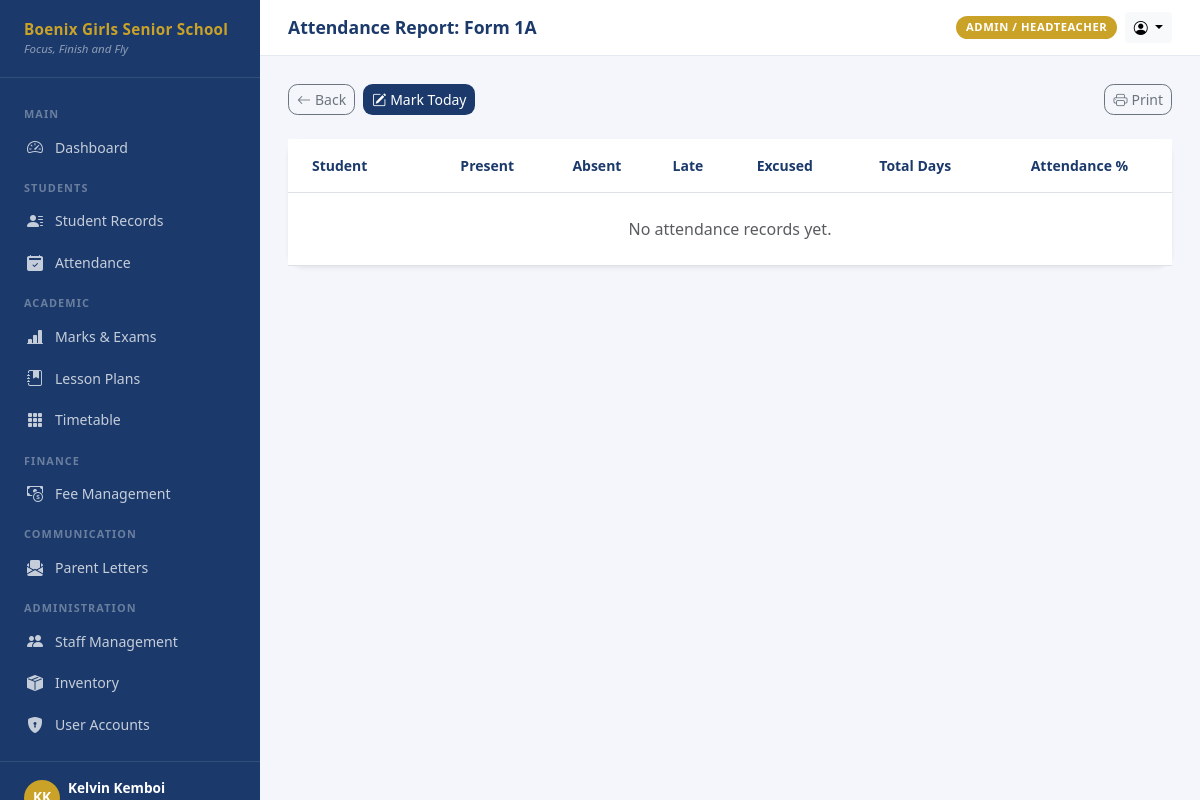
The app's page /attendance/1/report/ (signed in) with its own data.
### accounts/models.py (models this page shows, shortened)
class User(AbstractUser):
    ROLE_ADMIN = 'admin'
    ROLE_CLASS_TEACHER = 'class_teacher'
    ROLE_SUBJECT_TEACHER = 'subject_teacher'
    ROLE_PARENT = 'parent'
    ROLE_BURSAR = 'bursar'
    ROLE_AUDITOR = 'auditor'
    ROLE_CHOICES = [
        (ROLE_ADMIN, 'Admin / Headteacher'),
        (ROLE_CLASS_TEACHER, 'Class Teacher'),
        (ROLE_SUBJECT_TEACHER, 'Subject Teacher'),
        (ROLE_PARENT, 'Parent (View Only)'),
        (ROLE_BURSAR, 'Bursar / Accounts'),
        (ROLE_AUDITOR, 'Auditor'),
    ]
    role = models.CharField(
        max_length=20,
        choices=ROLE_CHOICES,
        default=ROLE_SUBJECT_TEACHER,
    )
    phone = models.CharField(max_length=20, blank=True)
    profile_photo = models.ImageField(upload_to='profiles/', blank=True, null=True)
    is_active = models.BooleanField(default=True)
    class_assigned = models.CharField(max_length=20, blank=True, help_text='e.g. Form 4A')
    class Meta:
        verbose_name = 'User'
        verbose_name_plural = 'Users'
        ordering = ['last_name', 'first_name']
    @property
    def is_admin(self):
        return self.role == self.ROLE_ADMIN or self.is_superuser
    @property
    def can_view_fees(self):
        return self.role in (self.ROLE_ADMIN, self.ROLE_BURSAR, self.ROLE_AUDITOR, self.ROLE_PARENT)
    @property
    def can_enter_marks(self):
        return self.role in (self.ROLE_ADMIN, self.ROLE_CLASS_TEACHER, self.ROLE_SUBJECT_TEACHER)

### students/models.py (models this page shows, shortened)
class ClassSection(models.Model):
    stream = models.ForeignKey(Stream, on_delete=models.CASCADE, related_name='sections')
    section = models.CharField(max_length=5)  # e.g. 'A', 'B', 'East'
    class_teacher = models.ForeignKey(
        'accounts.User',
        null=True, blank=True,
        on_delete=models.SET_NULL,
        related_name='class_sections',
        limit_choices_to={'role__in': ['class_teacher', 'admin']},
    )
    class Meta:
        unique_together = ['stream', 'section']
        ordering = ['stream__order', 'section']
    def __str__(self):
        return f'{self.stream.name}{self.section}'

class Stream(models.Model):
    name = models.CharField(max_length=20, unique=True)  # e.g. 'Form 4'
    label = models.CharField(max_length=40, blank=True)  # e.g. 'Form Four'
    order = models.PositiveSmallIntegerField(default=0)
    class Meta:
        ordering = ['order', 'name']

### attendance/views.py (the view)
# urls.py: path('<int:section_pk>/report/', views.attendance_report, name='report'),
@login_required
@teacher_required
def attendance_report(request, section_pk):
    section = get_object_or_404(ClassSection, pk=section_pk)
    students = Student.objects.filter(class_section=section, status='active')
    records = AttendanceRecord.objects.filter(student__in=students).values(
        'student_id', 'status'
    ).annotate(count=Count('id'))
    stats = {}
    for r in records:
        sid = r['student_id']
        if sid not in stats:
            stats[sid] = {'P': 0, 'A': 0, 'L': 0, 'E': 0}
        stats[sid][r['status']] = r['count']
    rows = []
    for student in students.order_by('last_name'):
        s = stats.get(student.pk, {'P': 0, 'A': 0, 'L': 0, 'E': 0})
        total = sum(s.values())
        rate = round((s['P'] + s['L']) / total * 100, 1) if total else 0
        rows.append({'student': student, 'stats': s, 'total': total, 'rate': rate})
    rows.sort(key=lambda r: r['rate'])
    return render(request, 'attendance/report.html', {'section': section, 'rows': rows})

### boenix_sms/context_processors.py (called while the page is built)
def school_info(request):
    return {
        'SCHOOL_NAME': settings.SCHOOL_NAME,
        'SCHOOL_SHORT': settings.SCHOOL_SHORT,
        'SCHOOL_MOTTO': settings.SCHOOL_MOTTO,
    }

### templates/attendance/report.html (shortened to what this page needs)
{% extends 'base.html' %}
{% block page_title %}Attendance Report: {{ section }}{% endblock %}
{% block content %}
<div class="d-flex gap-2 mb-4">
  <a href="{% url 'attendance:home' %}" class="btn btn-sm btn-outline-secondary" style="border-radius:0.6rem;">
    <i class="bi bi-arrow-left me-1"></i>Back
  </a>
  <a href="{% url 'attendance:mark' section.pk %}" class="btn btn-sm" style="background:#1B3A6B;color:#fff;border-radius:0.6rem;">
    <i class="bi bi-pencil-square me-1"></i>Mark Today
  </a>
  <button onclick="window.print()" class="btn btn-sm btn-outline-secondary ms-auto" style="border-radius:0.6rem;">
    <i class="bi bi-printer me-1"></i>Print
  </button>
</div>
<div class="card border-0 shadow-sm" style="border-radius:1rem;">
  <div class="table-responsive">
    <table class="table table-hover align-middle mb-0">
      <thead style="background:#F4F6FB;">
        <tr>
          <th class="ps-4 py-3 small" style="color:#1B3A6B;">Student</th>
          <th class="py-3 small text-center" style="color:#1B3A6B;">Present</th>
          <th class="py-3 small text-center" style="color:#1B3A6B;">Absent</th>
          <th class="py-3 small text-center" style="color:#1B3A6B;">Late</th>
          <th class="py-3 small text-center" style="color:#1B3A6B;">Excused</th>
          <th class="py-3 small text-center" style="color:#1B3A6B;">Total Days</th>
          <th class="py-3 small text-center" style="color:#1B3A6B;">Attendance %</th>
        </tr>
      </thead>
      <tbody>
        {% for row in rows %}
        <tr>
          <td class="ps-4">
            <div class="fw-600 small" style="color:#1B3A6B;">{{ row.student.full_name }}</div>
            <div class="text-muted" style="font-size:0.72rem;">{{ row.student.admission_number }}</div>
          </td>
          <td class="text-center small text-success fw-600">{{ row.stats.P }}</td>
          <td class="text-center small text-danger fw-600">{{ row.stats.A }}</td>
          <td class="text-center small text-warning fw-600">{{ row.stats.L }}</td>
          <td class="text-center small text-info fw-600">{{ row.stats.E }}</td>
          <td class="text-center small text-muted">{{ row.total }}</td>
          <td class="text-center">
            <div class="d-flex align-items-center justify-content-center gap-2">
              <div class="progress flex-fill" style="height:6px;max-width:80px;">
                <div class="progress-bar {% if row.rate >= 80 %}bg-success{% elif row.rate >= 60 %}bg-warning{% else %}bg-danger{% endif %}"
                     style="width:{{ row.rate }}%"></div>
              </div>
              <span class="small fw-600 {% if row.rate >= 80 %}text-success{% elif row.rate >= 60 %}text-warning{% else %}text-danger{% endif %}">
                {{ row.rate }}%
              </span>
            </div>
          </td>
        </tr>
        {% empty %}
        <tr><td colspan="7" class="text-center py-4 text-muted">No attendance records yet.</td></tr>
        {% endfor %}
      </tbody>
    </table>
  </div>
</div>
{% endblock %}

### templates/base.html (shortened to what this page needs)
<!DOCTYPE html>
<html lang="en">
<head>
  <link href="https://cdn.jsdelivr.net/npm/bootstrap@5.3.3/dist/css/bootstrap.min.css" rel="stylesheet">
  <link href="https://cdn.jsdelivr.net/npm/bootstrap-icons@1.11.3/font/bootstrap-icons.min.css" rel="stylesheet">
</head>
<body>
<div id="sidebar">
  <div class="sidebar-brand">
    <div class="school-name">{{ SCHOOL_NAME }}</div>
    <div class="school-motto">{{ SCHOOL_MOTTO }}</div>
  </div>
  <nav class="sidebar-nav">
    <div class="nav-section-label">Main</div>
    <a href="{% url 'dashboard:home' %}" class="nav-link {% if request.resolver_match.url_name == 'home' %}active{% endif %}">
      <i class="bi bi-speedometer2"></i> Dashboard
    </a>
    {% if user.is_admin or user.is_class_teacher %}
    <div class="nav-section-label">Students</div>
    <a href="/students/" class="nav-link">
      <i class="bi bi-person-lines-fill"></i> Student Records
    </a>
    <a href="/attendance/" class="nav-link">
      <i class="bi bi-calendar2-check-fill"></i> Attendance
    </a>
    {% endif %}
    {% if user.can_enter_marks %}
    <div class="nav-section-label">Academic</div>
    <a href="/exams/" class="nav-link">
      <i class="bi bi-bar-chart-line-fill"></i> Marks & Exams
    </a>
    <a href="/lessons/" class="nav-link">
      <i class="bi bi-journal-bookmark-fill"></i> Lesson Plans
    </a>
    <a href="/timetable/" class="nav-link">
      <i class="bi bi-grid-3x3-gap-fill"></i> Timetable
    </a>
    {% endif %}
    {% if user.can_view_fees %}
    <div class="nav-section-label">Finance</div>
    <a href="/fees/" class="nav-link">
      <i class="bi bi-cash-coin"></i> Fee Management
    </a>
    {% endif %}
    {% if user.is_admin or user.is_class_teacher %}
    <div class="nav-section-label">Communication</div>
    <a href="/letters/" class="nav-link">
      <i class="bi bi-envelope-paper-fill"></i> Parent Letters
    </a>
    {% endif %}
    {% if user.is_admin %}
    <div class="nav-section-label">Administration</div>
    <a href="/staff/" class="nav-link">
      <i class="bi bi-people-fill"></i> Staff Management
    </a>
    <a href="/inventory/" class="nav-link">
      <i class="bi bi-box-seam-fill"></i> Inventory
    </a>
    <a href="{% url 'accounts:user_list' %}" class="nav-link">
      <i class="bi bi-shield-lock-fill"></i> User Accounts
    </a>
    {% endif %}
  </nav>
  <div class="sidebar-footer">
    <div class="d-flex align-items-center gap-2">
      <div class="rounded-circle bg-gold d-flex align-items-center justify-content-center"
           style="width:36px;height:36px;background:var(--boenix-gold);font-weight:700;color:#fff;font-size:0.85rem;flex-shrink:0;">
      </div>
      <div class="overflow-hidden">
        <div class="user-name text-truncate">{{ user.get_full_name }}</div>
      </div>
    </div>
  </div>
</div>
<div id="main">
  <div class="topbar">
    <div class="d-flex align-items-center gap-3">
      <h1 class="page-title">{% block page_title %}Dashboard{% endblock %}</h1>
    </div>
    <div class="d-flex align-items-center gap-2">
      <span class="role-badge">{{ user.get_role_display }}</span>
      <div class="dropdown">
        <button class="btn btn-sm btn-light dropdown-toggle" data-bs-toggle="dropdown">
          <i class="bi bi-person-circle"></i>
        </button>
      </div>
    </div>
  </div>
  <div class="content-area">
    {% block content %}{% endblock %}
  </div>
</div>
</body>
</html>

### templates/base.html (style rules this page uses)
:root { --boenix-navy: #1B3A6B; --boenix-gold: #C9A227; --boenix-gold-light: #F0D070; --sidebar-width: 260px; }
body { background: #F4F6FB; font-family: 'Segoe UI', sans-serif; }
#sidebar { width: var(--sidebar-width); min-height: 100vh; background: var(--boenix-navy); position: fixed; top: 0; left: 0; display: flex; flex-direction: column; z-index: 100; transition: transform 0.25s ease; }
.sidebar-brand { padding: 1.25rem 1.5rem; border-bottom: 1px solid rgba(255,255,255,0.1); }
.sidebar-brand .school-name { color: var(--boenix-gold); font-size: 0.95rem; font-weight: 700; line-height: 1.3; letter-spacing: 0.02em; }
.sidebar-brand .school-motto { color: rgba(255,255,255,0.5); font-size: 0.72rem; font-style: italic; }
.sidebar-nav { flex: 1; padding: 1rem 0; overflow-y: auto; }
.sidebar-nav .nav-section-label { color: rgba(255,255,255,0.35); font-size: 0.68rem; font-weight: 700; text-transform: uppercase; letter-spacing: 0.1em; padding: 0.75rem 1.5rem 0.25rem; }
.sidebar-nav .nav-link { color: rgba(255,255,255,0.75); padding: 0.55rem 1.5rem; font-size: 0.88rem; display: flex; align-items: center; gap: 0.65rem; border-left: 3px solid transparent; transition: all 0.15s; }
.sidebar-nav .nav-link i { font-size: 1rem; width: 1.1rem; }
.sidebar-footer { padding: 1rem 1.5rem; border-top: 1px solid rgba(255,255,255,0.1); }
.sidebar-footer .user-name { color: #fff; font-size: 0.85rem; font-weight: 600; }
#main { margin-left: var(--sidebar-width); min-height: 100vh; display: flex; flex-direction: column; }
.topbar { background: #fff; padding: 0.75rem 1.75rem; border-bottom: 1px solid #E5E9F2; display: flex; align-items: center; justify-content: space-between; position: sticky; top: 0; z-index: 99; }
.topbar .page-title { font-weight: 700; color: var(--boenix-navy); font-size: 1.1rem; margin: 0; }
.content-area { flex: 1; padding: 1.75rem; }
.role-badge { background: var(--boenix-gold); color: #fff; font-size: 0.7rem; font-weight: 700; padding: 0.2rem 0.6rem; border-radius: 1rem; text-transform: uppercase; letter-spacing: 0.05em; }

### records on screen
User: get_full_name "Kelvin Kemboi", role "ADMIN / HEADTEACHER"
ClassSection: stream+section "Form 1A"

### other values on screen
{{ SCHOOL_NAME }} "Boenix Girls Senior School"
{{ SCHOOL_MOTTO }} "Focus, Finish and Fly"
